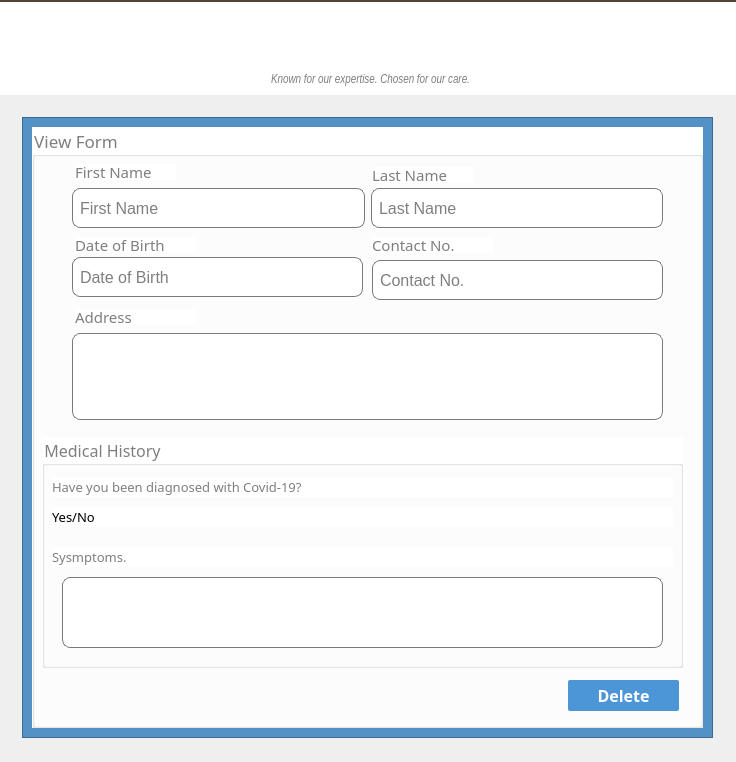
<?xml version="1.0" encoding="UTF-8"?>
<ui version="4.0">
 <class>Dialog</class>
 <widget class="QDialog" name="Dialog">
  <property name="geometry">
   <rect>
    <x>0</x>
    <y>0</y>
    <width>736</width>
    <height>762</height>
   </rect>
  </property>
  <property name="font">
   <font>
    <pointsize>5</pointsize>
   </font>
  </property>
  <property name="windowTitle">
   <string>View Form</string>
  </property>
  <property name="windowIcon">
   <iconset>
    <normaloff>logo2.png</normaloff>logo2.png</iconset>
  </property>
  <widget class="QFrame" name="frame_2">
   <property name="geometry">
    <rect>
     <x>22</x>
     <y>117</y>
     <width>691</width>
     <height>621</height>
    </rect>
   </property>
   <property name="styleSheet">
    <string notr="true">QFrame {
background-color:rgba(68, 135, 193,230.0)
}</string>
   </property>
   <property name="frameShape">
    <enum>QFrame::StyledPanel</enum>
   </property>
   <property name="frameShadow">
    <enum>QFrame::Raised</enum>
   </property>
   <layout class="QVBoxLayout" name="verticalLayout_2">
    <item>
     <widget class="QGroupBox" name="groupBox">
      <property name="font">
       <font>
        <family>Arial Rounded MT Bold</family>
        <pointsize>13</pointsize>
       </font>
      </property>
      <property name="styleSheet">
       <string notr="true">QGroupBox {
	color:rgb(126, 126, 126);
	background-color:white;
}</string>
      </property>
      <property name="title">
       <string>View Form</string>
      </property>
      <widget class="QLabel" name="label_6">
       <property name="geometry">
        <rect>
         <x>43</x>
         <y>37</y>
         <width>101</width>
         <height>16</height>
        </rect>
       </property>
       <property name="font">
        <font>
         <family>Arial Rounded MT Bold</family>
         <pointsize>11</pointsize>
        </font>
       </property>
       <property name="styleSheet">
        <string notr="true">color:rgb(126, 126, 126);
background-color:white;</string>
       </property>
       <property name="text">
        <string>First Name</string>
       </property>
      </widget>
      <widget class="QLabel" name="label_7">
       <property name="geometry">
        <rect>
         <x>43</x>
         <y>110</y>
         <width>121</width>
         <height>16</height>
        </rect>
       </property>
       <property name="font">
        <font>
         <family>Arial Rounded MT Bold</family>
         <pointsize>11</pointsize>
        </font>
       </property>
       <property name="styleSheet">
        <string notr="true">color:rgb(126, 126, 126);
background-color:white;</string>
       </property>
       <property name="text">
        <string>Date of Birth</string>
       </property>
      </widget>
      <widget class="QWidget" name="layoutWidget">
       <property name="geometry">
        <rect>
         <x>40</x>
         <y>60</y>
         <width>591</width>
         <height>42</height>
        </rect>
       </property>
       <layout class="QHBoxLayout" name="horizontalLayout">
        <item>
         <widget class="QLineEdit" name="first_name">
          <property name="enabled">
           <bool>false</bool>
          </property>
          <property name="minimumSize">
           <size>
            <width>0</width>
            <height>40</height>
           </size>
          </property>
          <property name="font">
           <font>
            <family>Arial</family>
            <pointsize>12</pointsize>
           </font>
          </property>
          <property name="styleSheet">
           <string notr="true">QLineEdit {
	border: 1px solid rgb(122, 122, 122);
	color:rgb(0, 0, 0);
	border-radius:8px;
	padding: 5px;
}</string>
          </property>
          <property name="placeholderText">
           <string>First Name</string>
          </property>
         </widget>
        </item>
        <item>
         <widget class="QLineEdit" name="last_name">
          <property name="enabled">
           <bool>false</bool>
          </property>
          <property name="minimumSize">
           <size>
            <width>0</width>
            <height>40</height>
           </size>
          </property>
          <property name="font">
           <font>
            <family>Arial</family>
            <pointsize>12</pointsize>
           </font>
          </property>
          <property name="styleSheet">
           <string notr="true">QLineEdit {
	border: 1px solid rgb(122, 122, 122);
	color:rgb(0, 0, 0);
	border-radius:8px;
	padding: 5px;
}</string>
          </property>
          <property name="placeholderText">
           <string>Last Name</string>
          </property>
         </widget>
        </item>
       </layout>
      </widget>
      <widget class="QLineEdit" name="contact_number">
       <property name="enabled">
        <bool>false</bool>
       </property>
       <property name="geometry">
        <rect>
         <x>340</x>
         <y>133</y>
         <width>291</width>
         <height>40</height>
        </rect>
       </property>
       <property name="minimumSize">
        <size>
         <width>0</width>
         <height>40</height>
        </size>
       </property>
       <property name="font">
        <font>
         <family>Arial</family>
         <pointsize>12</pointsize>
        </font>
       </property>
       <property name="styleSheet">
        <string notr="true">QLineEdit {
	border: 1px solid rgb(122, 122, 122);
	color:rgb(0, 0, 0);
	border-radius:8px;
	padding: 5px;
}</string>
       </property>
       <property name="placeholderText">
        <string>Contact No.</string>
       </property>
      </widget>
      <widget class="QLabel" name="label_8">
       <property name="geometry">
        <rect>
         <x>43</x>
         <y>182</y>
         <width>121</width>
         <height>16</height>
        </rect>
       </property>
       <property name="font">
        <font>
         <family>Arial Rounded MT Bold</family>
         <pointsize>11</pointsize>
        </font>
       </property>
       <property name="styleSheet">
        <string notr="true">color:rgb(126, 126, 126);
background-color:white;</string>
       </property>
       <property name="text">
        <string>Address</string>
       </property>
      </widget>
      <widget class="QPlainTextEdit" name="address">
       <property name="enabled">
        <bool>false</bool>
       </property>
       <property name="geometry">
        <rect>
         <x>40</x>
         <y>206</y>
         <width>591</width>
         <height>87</height>
        </rect>
       </property>
       <property name="font">
        <font>
         <family>Arial</family>
         <pointsize>12</pointsize>
        </font>
       </property>
       <property name="styleSheet">
        <string notr="true">QPlainTextEdit
 {
	border: 1px solid rgb(122, 122, 122);
	color:rgb(0, 0, 0);
	border-radius:8px;
	padding: 5px;
	background-color:white;
}</string>
       </property>
      </widget>
      <widget class="QGroupBox" name="groupBox_2">
       <property name="geometry">
        <rect>
         <x>10</x>
         <y>310</y>
         <width>641</width>
         <height>231</height>
        </rect>
       </property>
       <property name="font">
        <font>
         <family>Arial Rounded MT Bold</family>
         <pointsize>12</pointsize>
        </font>
       </property>
       <property name="styleSheet">
        <string notr="true">QGroupBox {
	color:rgb(126, 126, 126);
	background-color:white;
}</string>
       </property>
       <property name="title">
        <string>Medical History</string>
       </property>
       <widget class="QLabel" name="label_9">
        <property name="geometry">
         <rect>
          <x>10</x>
          <y>40</y>
          <width>621</width>
          <height>20</height>
         </rect>
        </property>
        <property name="font">
         <font>
          <family>Arial Rounded MT Bold</family>
          <pointsize>10</pointsize>
         </font>
        </property>
        <property name="styleSheet">
         <string notr="true">color:rgb(126, 126, 126);
background-color:white;</string>
        </property>
        <property name="text">
         <string>Have you been diagnosed with Covid-19?</string>
        </property>
        <property name="alignment">
         <set>Qt::AlignLeading|Qt::AlignLeft|Qt::AlignVCenter</set>
        </property>
       </widget>
       <widget class="QLabel" name="label_10">
        <property name="geometry">
         <rect>
          <x>10</x>
          <y>110</y>
          <width>621</width>
          <height>20</height>
         </rect>
        </property>
        <property name="font">
         <font>
          <family>Arial Rounded MT Bold</family>
          <pointsize>10</pointsize>
         </font>
        </property>
        <property name="styleSheet">
         <string notr="true">color:rgb(126, 126, 126);
background-color:white;</string>
        </property>
        <property name="text">
         <string>Sysmptoms.</string>
        </property>
        <property name="alignment">
         <set>Qt::AlignLeading|Qt::AlignLeft|Qt::AlignVCenter</set>
        </property>
       </widget>
       <widget class="QLabel" name="diagnosed">
        <property name="geometry">
         <rect>
          <x>10</x>
          <y>70</y>
          <width>621</width>
          <height>20</height>
         </rect>
        </property>
        <property name="font">
         <font>
          <family>Arial Rounded MT Bold</family>
          <pointsize>10</pointsize>
         </font>
        </property>
        <property name="styleSheet">
         <string notr="true">color:rgb(0, 0, 0);
background-color:white;</string>
        </property>
        <property name="text">
         <string>Yes/No</string>
        </property>
        <property name="alignment">
         <set>Qt::AlignLeading|Qt::AlignLeft|Qt::AlignVCenter</set>
        </property>
       </widget>
       <widget class="QPlainTextEdit" name="symptoms">
        <property name="enabled">
         <bool>false</bool>
        </property>
        <property name="geometry">
         <rect>
          <x>20</x>
          <y>140</y>
          <width>601</width>
          <height>71</height>
         </rect>
        </property>
        <property name="font">
         <font>
          <family>Arial</family>
          <pointsize>12</pointsize>
         </font>
        </property>
        <property name="styleSheet">
         <string notr="true">QPlainTextEdit
 {
	border: 1px solid rgb(122, 122, 122);
	color:rgb(0, 0, 0);
	border-radius:8px;
	padding: 5px;
	background-color:white;
}</string>
        </property>
       </widget>
      </widget>
      <widget class="QPushButton" name="DeleteButton">
       <property name="geometry">
        <rect>
         <x>536</x>
         <y>553</y>
         <width>111</width>
         <height>31</height>
        </rect>
       </property>
       <property name="font">
        <font>
         <family>Arial Rounded MT Bold</family>
         <pointsize>12</pointsize>
         <weight>75</weight>
         <bold>true</bold>
        </font>
       </property>
       <property name="cursor">
        <cursorShape>PointingHandCursor</cursorShape>
       </property>
       <property name="styleSheet">
        <string notr="true">QPushButton {
	background-color:rgb(76, 150, 215);
	color:#fff;
	border-radius:2px;
	padding-top:5px;
	padding-bottom:5px;
}

QPushButton::hover {
	background-color:rgb(38, 76, 109);
}</string>
       </property>
       <property name="text">
        <string>Delete</string>
       </property>
      </widget>
      <widget class="QLabel" name="label_11">
       <property name="geometry">
        <rect>
         <x>340</x>
         <y>110</y>
         <width>121</width>
         <height>16</height>
        </rect>
       </property>
       <property name="font">
        <font>
         <family>Arial Rounded MT Bold</family>
         <pointsize>11</pointsize>
        </font>
       </property>
       <property name="styleSheet">
        <string notr="true">color:rgb(126, 126, 126);
background-color:white;</string>
       </property>
       <property name="text">
        <string>Contact No.</string>
       </property>
      </widget>
      <widget class="QLabel" name="label_12">
       <property name="geometry">
        <rect>
         <x>340</x>
         <y>40</y>
         <width>101</width>
         <height>16</height>
        </rect>
       </property>
       <property name="font">
        <font>
         <family>Arial Rounded MT Bold</family>
         <pointsize>11</pointsize>
        </font>
       </property>
       <property name="styleSheet">
        <string notr="true">color:rgb(126, 126, 126);
background-color:white;</string>
       </property>
       <property name="text">
        <string>Last Name</string>
       </property>
      </widget>
      <widget class="QLineEdit" name="datebirth">
       <property name="enabled">
        <bool>false</bool>
       </property>
       <property name="geometry">
        <rect>
         <x>40</x>
         <y>130</y>
         <width>291</width>
         <height>40</height>
        </rect>
       </property>
       <property name="minimumSize">
        <size>
         <width>0</width>
         <height>40</height>
        </size>
       </property>
       <property name="font">
        <font>
         <family>Arial</family>
         <pointsize>12</pointsize>
        </font>
       </property>
       <property name="styleSheet">
        <string notr="true">QLineEdit {
	border: 1px solid rgb(122, 122, 122);
	color:rgb(0, 0, 0);
	border-radius:8px;
	padding: 5px;
}</string>
       </property>
       <property name="placeholderText">
        <string>Date of Birth</string>
       </property>
      </widget>
     </widget>
    </item>
   </layout>
  </widget>
  <widget class="QFrame" name="frame">
   <property name="geometry">
    <rect>
     <x>0</x>
     <y>0</y>
     <width>741</width>
     <height>95</height>
    </rect>
   </property>
   <property name="styleSheet">
    <string notr="true">background-color:white;
border: solid rgb(83, 67, 52);
border-width: 2px 0px 0px 0px;</string>
   </property>
   <property name="frameShape">
    <enum>QFrame::StyledPanel</enum>
   </property>
   <property name="frameShadow">
    <enum>QFrame::Raised</enum>
   </property>
   <widget class="QLabel" name="label_4">
    <property name="geometry">
     <rect>
      <x>210</x>
      <y>0</y>
      <width>211</width>
      <height>81</height>
     </rect>
    </property>
    <property name="text">
     <string/>
    </property>
    <property name="pixmap">
     <pixmap>logo1.png</pixmap>
    </property>
   </widget>
   <widget class="QLabel" name="label_5">
    <property name="geometry">
     <rect>
      <x>0</x>
      <y>70</y>
      <width>741</width>
      <height>20</height>
     </rect>
    </property>
    <property name="font">
     <font>
      <family>Arial Narrow</family>
      <pointsize>9</pointsize>
      <italic>true</italic>
     </font>
    </property>
    <property name="styleSheet">
     <string notr="true">border:none;color:rgb(126, 126, 126)</string>
    </property>
    <property name="text">
     <string>Known for our expertise. Chosen for our care.</string>
    </property>
    <property name="alignment">
     <set>Qt::AlignCenter</set>
    </property>
   </widget>
  </widget>
  <widget class="QLabel" name="label">
   <property name="geometry">
    <rect>
     <x>0</x>
     <y>0</y>
     <width>741</width>
     <height>761</height>
    </rect>
   </property>
   <property name="text">
    <string/>
   </property>
   <property name="pixmap">
    <pixmap>bg.jpg</pixmap>
   </property>
   <property name="scaledContents">
    <bool>true</bool>
   </property>
  </widget>
  <zorder>label</zorder>
  <zorder>frame</zorder>
  <zorder>frame_2</zorder>
 </widget>
 <tabstops>
  <tabstop>first_name</tabstop>
  <tabstop>last_name</tabstop>
  <tabstop>contact_number</tabstop>
  <tabstop>address</tabstop>
  <tabstop>DeleteButton</tabstop>
 </tabstops>
 <resources/>
 <connections/>
</ui>
